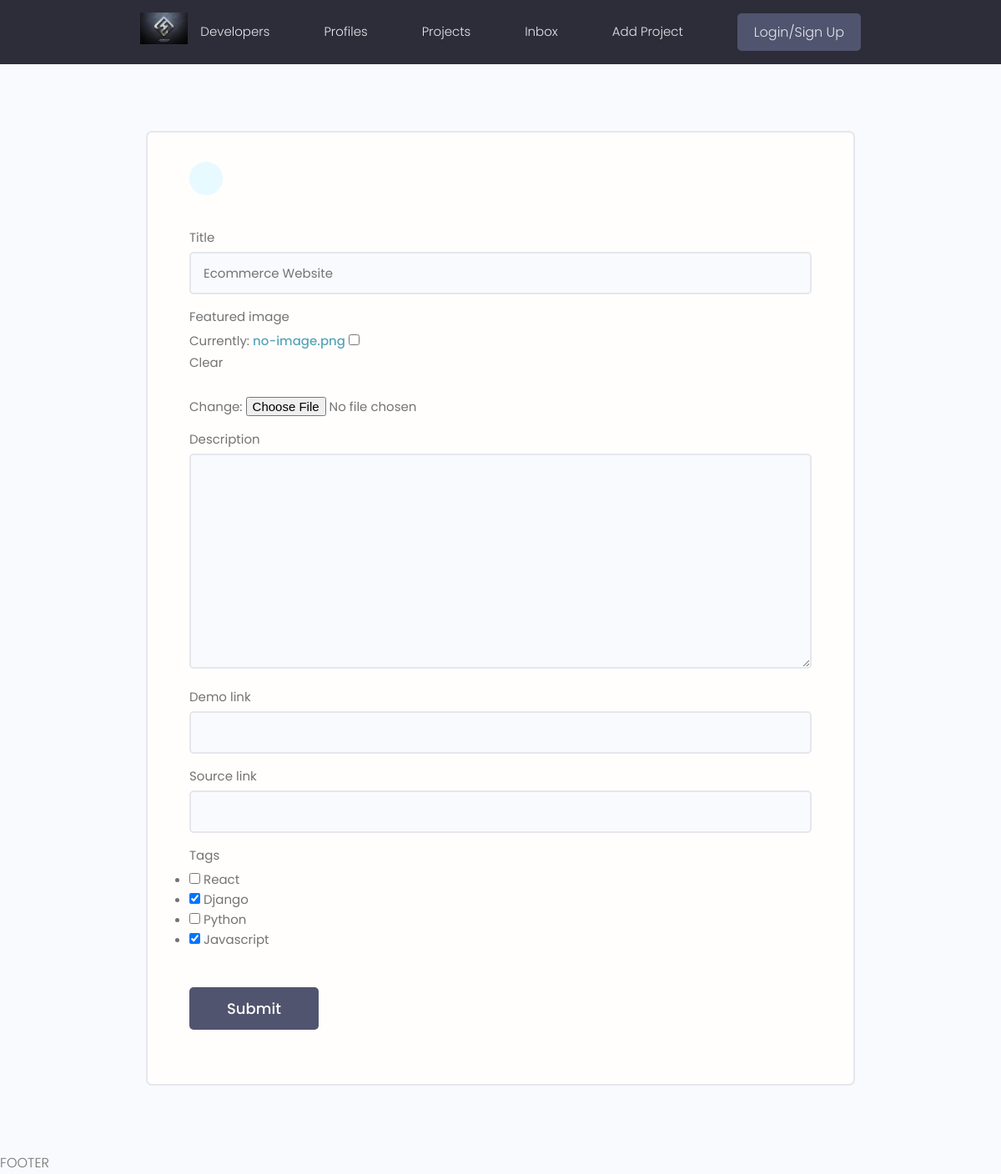
Before: /projects/update-project/9264cd601f2f4b51b77915fececa4520/ with the older database file.
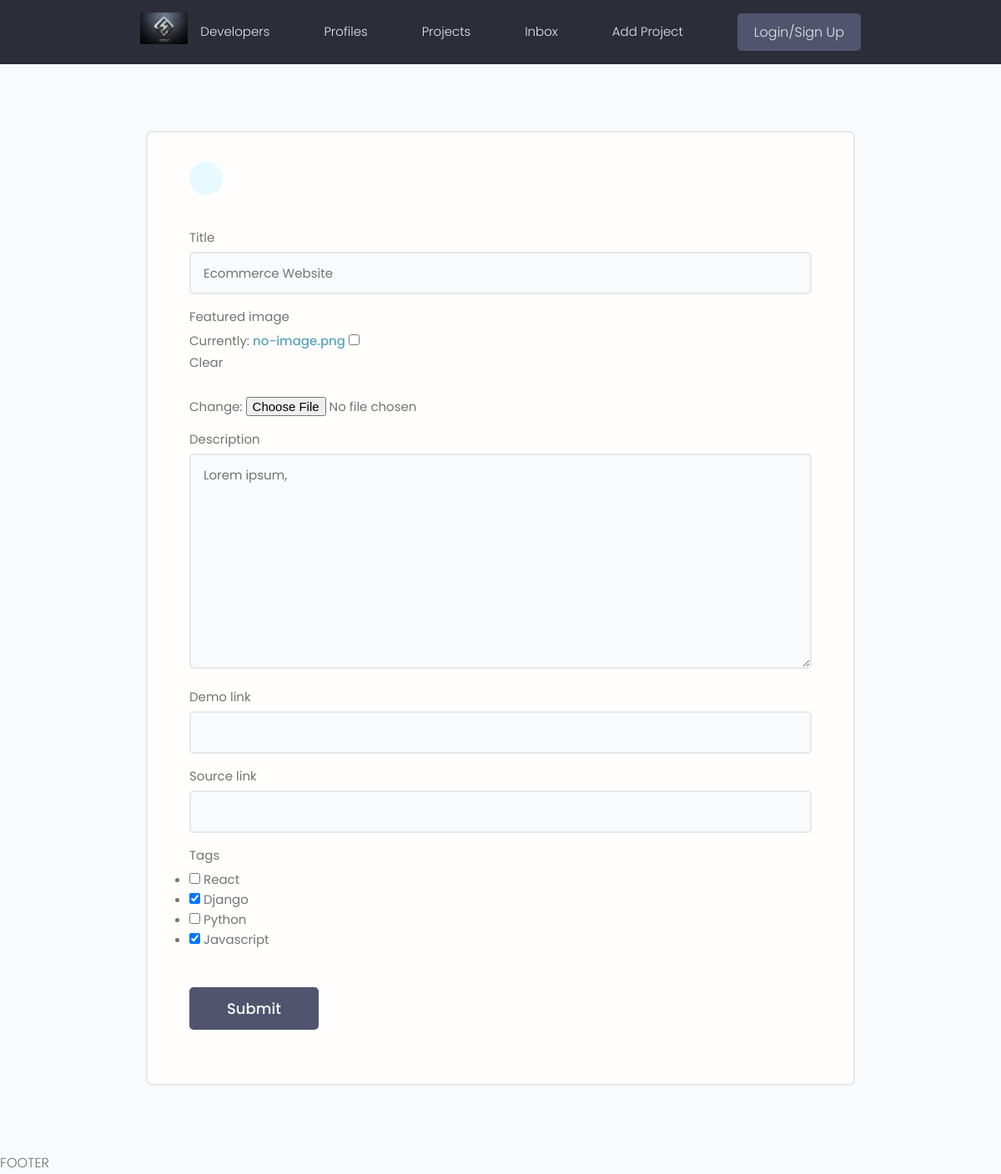
After: the same page with the newer database file.
### projects/models.py (models this page shows, shortened)
class Project(models.Model):
    owner = models.ForeignKey(Profile, null=True, blank=True, on_delete=models.SET_NULL)
    title = models.CharField(max_length=200)
    description = models.TextField(null=True, blank=True)
    featured_image = models.ImageField(null=True, blank=True, default="no-image.png")
    demo_link = models.CharField(max_length=2000, null=True, blank=True)
    source_link = models.CharField(max_length=2000, null=True, blank=True)
    tags = models.ManyToManyField('Tag', blank=True) # We are putting Tag in '' as we havent defined the class yet. So we can either define the Tag class before the Project class or put it in ''
    vote_total = models.IntegerField(default=0, null=True, blank=True)
    vote_ratio = models.IntegerField(default=0, null=True, blank=True)
    created = models.DateTimeField(auto_now_add=True)
    id = models.UUIDField(default=uuid.uuid4, unique=True, primary_key=True, editable=False)

### projects/views.py (the view)
# urls.py: path('update-project/<str:pk>/', views.updateProject, name="update-project"),
def updateProject(request, pk):
    project = Project.objects.get(id=pk)
    form = ProjectForm(instance=project)
    if request.method == 'POST':
        form = ProjectForm(request.POST, request.FILES, instance=project)
        if form.is_valid():
            form.save()
            return redirect('projects')
    context = {'form': form}
    return render(request, "projects/project_form.html", context)

### projects/forms.py
class ProjectForm(ModelForm):
    class Meta:
        model = Project
        fields = ['title', 'featured_image', 'description', 'demo_link', 'source_link', 'tags']
        widgets = {
            'tags': forms.CheckboxSelectMultiple(),
        }
    def __init__(self, *args, **kwargs):
        super(ProjectForm, self).__init__(*args, **kwargs)
        for name, field in self.fields.items():
            field.widget.attrs.update({'class': 'input'})

### projects/models.py (called while the page is built)
    def __str__(self):
        return self.name

### projects/templates/projects/project_form.html (shortened to what this page needs)
{% extends 'main.html' %}
{% block content %}
 <main class="formPage my-xl">
    <div class="content-box">
        <div class="formWrapper">
            <a class="backButton" href="#"></a>
            <br>
            <form class="form" method="POST" enctype="multipart/form-data">
                {% for field in form %}
                <div class="form__field">
                    <label for="formInput#text">{{ field.label }}</label>
                    {{ field }}
                </div>
                {% endfor %}
                <input class="btn btn--sub btn--lg  my-md" type="submit" value="Submit" />
            </form>
        </div>
    </div>
 </main>
{% endblock %}

Changed rows visible on the page:
changed Project "Ecommerce Website": description (not shown) → "Lorem ipsum,"
